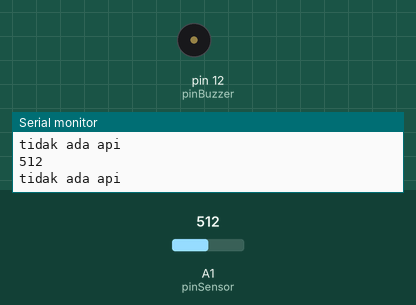
Recording of a sketch running on a simulated Arduino Uno, built with avr-gcc and run on an emulated ATmega328P. Parts: buzzer (waves = sounding, pin HIGH), the last lines printed to the serial monitor. Inputs (shaded band) come from the test bench; at power-on: A1 (pinSensor) = 512.

Above: at 1.3 s.
1.4 s: A1 (pinSensor) set to 107
2.9 s: A1 (pinSensor) set to 91
At 3.8 s:
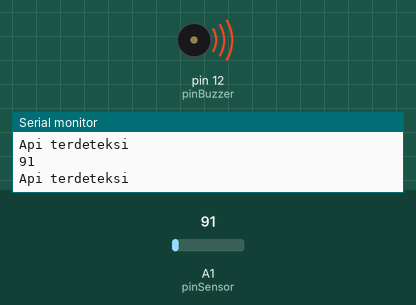
4.5 s: A1 (pinSensor) set to 110
At 5.0 s:
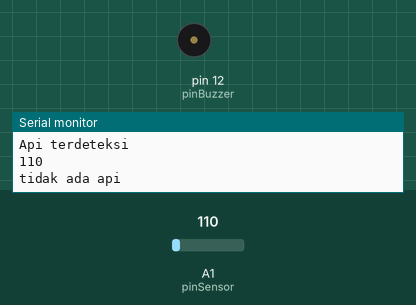
6.0 s: A1 (pinSensor) set to 90
At 7.4 s:
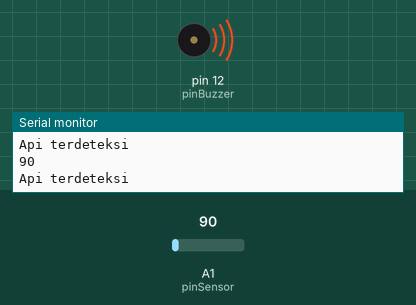
Timing chart, 0 to 8.5 s (numbered marks = the images above; inputs shaded):
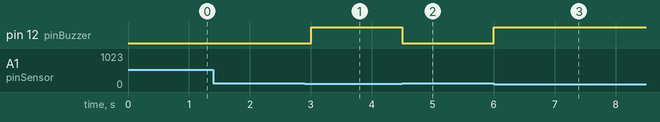

Measured:
- the behaviour switches between 100 and 99 on A1 (pinSensor) (found by bisection; images 0 and 1)
- after the input at 2.9 s, pin 12 (pinBuzzer): LOW → HIGH after 0.10 s
- after the input at 4.5 s, pin 12 (pinBuzzer): HIGH → LOW at once
- after the input at 6.0 s, pin 12 (pinBuzzer): LOW → HIGH at once

The sketch:

sensor_api.ino
```cpp
    int pinSensor = A1;
    int pinBuzzer = 12;
    void setup() {
      Serial.begin(9600);
      pinMode(pinSensor, INPUT);
      pinMode(pinBuzzer, OUTPUT);
    }
    void loop() {
      int nilai = analogRead(pinSensor);
      Serial.println(nilai);
      if (nilai < 100) {
        digitalWrite(pinBuzzer, HIGH);
        Serial.println("Api terdeteksi");
      } else {
        digitalWrite(pinBuzzer, LOW);
        Serial.println("tidak ada api");
      }
      delay(500);
    }
```
